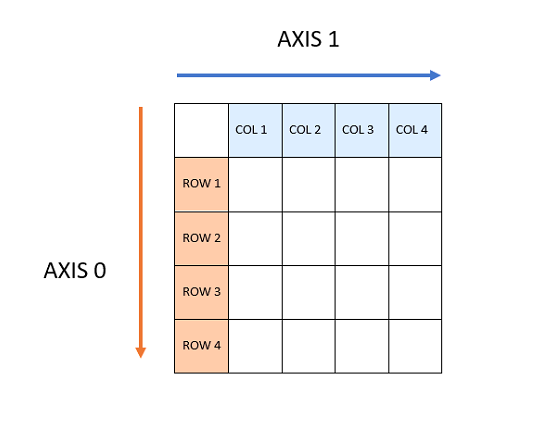
#> input picture LabsSolved/Lab1/axes.jpg, 542 x 429 px
$ jupyter execute ArrayOperations.ipynb   (shell and % lines are left out)
#> lines starting #> are read from the running program, lines starting #| are printed output that depends on the picture
[cell 1]
import cv2
import numpy as np
import matplotlib.pyplot as plt

[cell 2]
a = np.array([[1, 2], [3, 4]])
b = np.array([[11, 12], [13, 14]])
print('a is: ', a)
print('b is: ', b)
print('a+b is: \n', a + b)
print('a+b is: \n', np.add(a, b))
print('a-b is: \n', a - b)
print('a-b is: \n', np.subtract(a, b))
print('The maximum element in a is :', np.amax(a))
print('The position of this element in a is :', np.argmax(a))
print('|a-b| is: \n', np.abs(a - b))
print('a*b (element wise) is: \n', a*b)
print('a*b (element wise) is: \n', np.multiply(a, b))
v = np.array([10, 20])
w = np.array([11, 11])
print('Dot product v x w is:\n', v@w)
print('Dot product v x w is:\n', np.dot(v, w))
print('Dot product a x v (matrix x vector) is:\n', a.dot(v))
print('Dot product a x b (matrix x matrix) is:\n', a.dot(b))

[cell 3]
a = np.array([[1, 2], [3, 4]])
b = np.array([[11, 12], [13, 14]])
print(f"a+b\n {a+b}\n")
print(f"a-b\n {a-b}\n")
print(f"a*b\n {a*b}\n")
print(f"a/b\n {a/b}\n")
print(f"a@b\n {a@b}\n")
print(f"a@I2\n {a@np.eye(2)}\n")
print(f"a@O2\n {a@np.zeros((2,2))}\n")

Notes:
- Adunarea, scanderea se face normal
- Se suporta inmultire si impartire element cu element
- Daca vrem sa facem inmultire de matrice operatorul va fi: @

[cell 4]
img_axes = cv2.imread('axes.jpg')
#> img_axes is the input picture: shape (429, 542, 3); mean B, G, R 245, 245.7, 247.5
dpi = plt.rcParams['figure.dpi']
height, width, depth = img_axes.shape
#> height = 429; width = 542; depth = 3
figsize = width / float(dpi), height / float(dpi)
#> figsize = (5.42, 4.29)
plt.figure(figsize=figsize)
plt.imshow(img_axes)

Notes:
- Axa 0 sunt liniile, axa 1 sunt coloanele

[cell 5]
img_sum0 = cv2.imread('sum0.jpg')
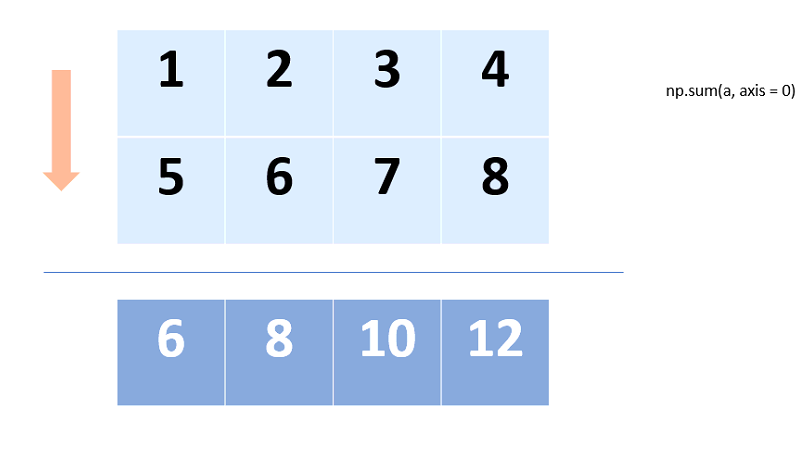
#> input picture LabsSolved/Lab1/sum0.jpg, 810 x 450 px
#> img_sum0 is the input picture: shape (450, 810, 3); mean B, G, R 247.4, 237.5, 229.9
dpi = plt.rcParams['figure.dpi']
height, width, depth = img_sum0.shape
#> height = 450; width = 810
figsize = width / float(dpi), height / float(dpi)
#> figsize = (8.1, 4.5)
plt.figure(figsize=figsize)
plt.imshow(img_sum0)
a = np.array([[1, 2, 3, 4], [5, 6, 7, 8]])
sum = np.sum(a, axis=0)
print(sum, sum.shape)

[cell 6]
img_sum1 = cv2.imread('sum1.jpg')
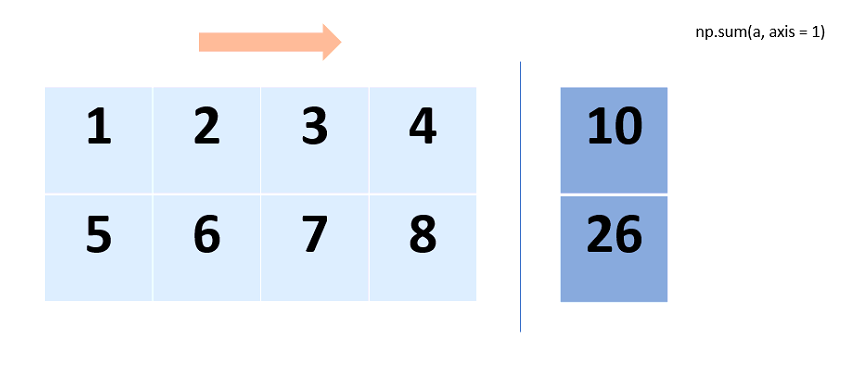
#> input picture LabsSolved/Lab1/sum1.jpg, 855 x 374 px
#> img_sum1 is the input picture: shape (374, 855, 3); mean B, G, R 246.9, 239.2, 233
dpi = plt.rcParams['figure.dpi']

height, width, depth = img_sum1.shape
#> height = 374; width = 855
figsize = width / float(dpi), height / float(dpi)
#> figsize = (8.55, 3.74)
plt.figure(figsize=figsize)
plt.imshow(img_sum1)


a = np.array([[1, 2, 3, 4], [5, 6, 7, 8]])
sum = np.sum(a, axis=1)
print(sum, sum.shape)

[cell 7]
matrix = np.array([[1, 2, 3], [4, 5, 6], [7, 8, 9]])
suma_de_coloane = np.sum(matrix, axis=0)
print(f"suma_de_coloane:\n {suma_de_coloane}\n")
suma_de_linii = np.sum(matrix, axis=1)
print(f"suma_de_linii:\n {suma_de_linii}\n")

Notes:
- Putem face suma pe axa. Daca axa specificata este 0, atunci suma se face pe dimensiunea 0. Pentru matrice asta inseamna ca se face
suma pe coloane. Daca axa specificata este 1, atunci suma se face pe dimensiunea 1. Pentru matrice asta inseamna ca se face suma pe linii.
Practic ordinea la linii vs coloane este exact opus ca si la shape. La shape specificam (linii, coloane). axis = 0: suma pe coloane,
axis=1: suma pe linii.

[cell 8]
img_concat0 = cv2.imread('concat0.jpg')
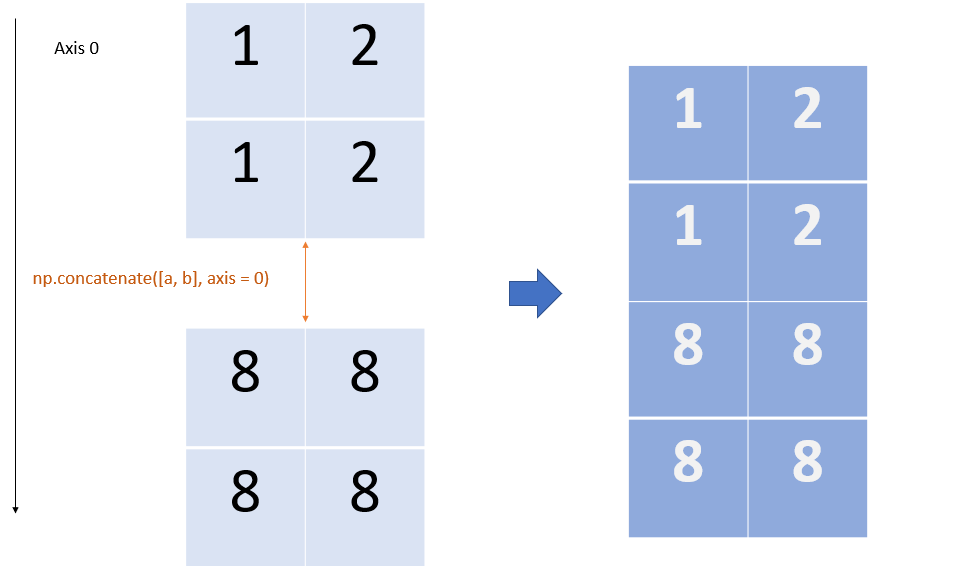
#> input picture LabsSolved/Lab1/concat0.jpg, 963 x 566 px
#> img_concat0 is the input picture: shape (566, 963, 3); mean B, G, R 243.2, 230.4, 223.5
dpi = plt.rcParams['figure.dpi']

height, width, depth = img_concat0.shape
#> height = 566; width = 963
figsize = width / float(dpi), height / float(dpi)
plt.figure(figsize=figsize)
plt.imshow(img_concat0)

[cell 9]
img_concat1 = cv2.imread('concat1.jpg')
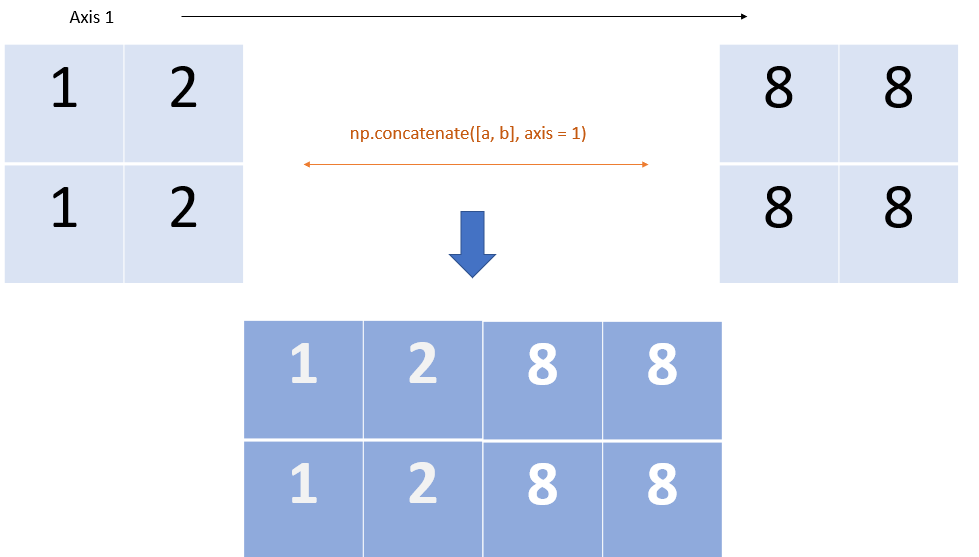
#> input picture LabsSolved/Lab1/concat1.jpg, 979 x 557 px
#> img_concat1 is the input picture: shape (557, 979, 3); mean B, G, R 243.1, 230.3, 223.4
dpi = plt.rcParams['figure.dpi']

height, width, depth = img_concat1.shape
figsize = width / float(dpi), height / float(dpi)
plt.figure(figsize=figsize)
plt.imshow(img_concat1)
